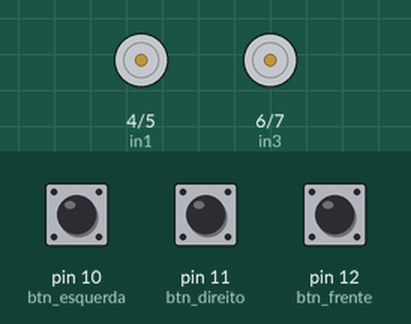
Bench run of a sketch on a simulated Arduino Uno, built with avr-gcc and run on an emulated ATmega328P. On the bench: motor-driver pin pairs drawn as motors (green arrow = first pin HIGH = forward, orange = second pin HIGH = backward, longer = more drive, scaled by the enable pin). The test bench sets the inputs (shaded band); at power-on: pin 10 (btn_esquerda) HIGH, pin 11 (btn_direito) HIGH, pin 12 (btn_frente) HIGH.

Above: at 1.2 s.
1.3 s: pin 10 (btn_esquerda) pulled LOW for 3.2 s
At 1.9 s:
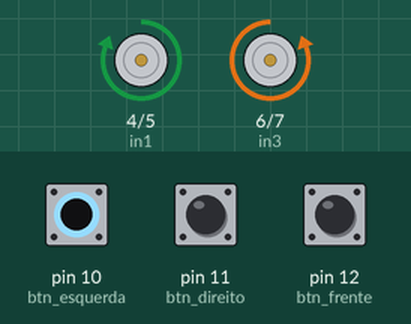
7.5 s: pin 11 (btn_direito) pulled LOW for 0.15 s
At 7.9 s:
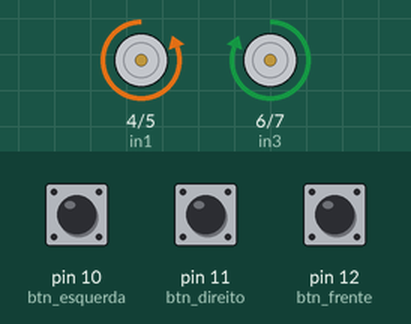
10.6 s: pin 12 (btn_frente) pulled LOW for 0.15 s
At 11.4 s:
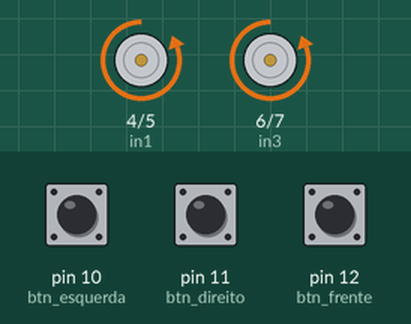
13.7 s: pin 12 (btn_frente) pulled LOW for 1 s
At 17.3 s:
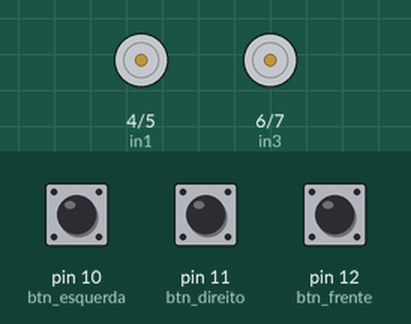
17.7 s: pin 12 (btn_frente) pulled LOW for 3.2 s
At 18.0 s:
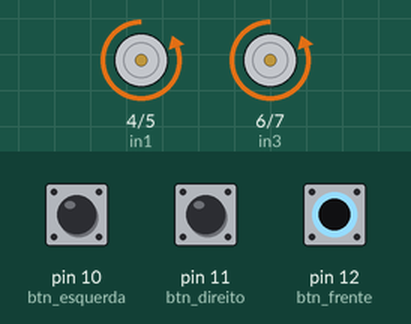
Timing chart, 0 to 24.9 s (numbered marks = the images above; inputs shaded):
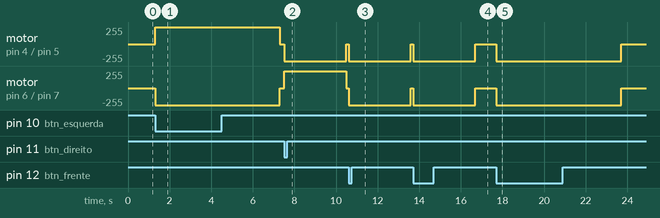

Measured:
- after the input at 1.3 s, motor on pin 4 (in1) / pin 5 (in2): stopped → forward 255/255 at once, → stopped 6.0 s later; motor on pin 6 (in3) / pin 7 (in4): stopped → backward 255/255 at once, → stopped 6.0 s later
- after the input at 7.5 s, motor on pin 4 (in1) / pin 5 (in2): stopped → backward 255/255 at once, → stopped 3.0 s later; motor on pin 6 (in3) / pin 7 (in4): stopped → forward 255/255 at once, → stopped 3.0 s later
- after the input at 10.6 s, motor on pin 4 (in1) / pin 5 (in2), motor on pin 6 (in3) / pin 7 (in4): stopped → backward 255/255 at once, → stopped 3.0 s later
- after the input at 13.7 s, motor on pin 4 (in1) / pin 5 (in2), motor on pin 6 (in3) / pin 7 (in4): stopped → backward 255/255 at once, → stopped 3.0 s later
- after the input at 17.7 s, motor on pin 4 (in1) / pin 5 (in2), motor on pin 6 (in3) / pin 7 (in4): stopped → backward 255/255 at once, → stopped 6.0 s later

The sketch:

Aula005.ino
```cpp
#define in1 4
#define in2 5
#define in3 6
#define in4 7
#define ENA 8
#define ENB 9
#define btn_frente    12
#define btn_direito   11
#define btn_esquerda  10

void setup() {
  pinMode(in1, OUTPUT);
  pinMode(in2, OUTPUT);
  pinMode(in3, OUTPUT);
  pinMode(in4, OUTPUT);
  pinMode(ENA, OUTPUT);
  pinMode(ENB, OUTPUT);
  pinMode(btn_frente, INPUT_PULLUP);
  pinMode(btn_direito, INPUT_PULLUP);
  pinMode(btn_esquerda, INPUT_PULLUP);
}

void frente(){
  digitalWrite(in1, LOW);
  digitalWrite(in2, HIGH);
  digitalWrite(in3, LOW);
  digitalWrite(in4, HIGH);
}

void direita(){
  digitalWrite(in1, LOW);
  digitalWrite(in2, HIGH);
  digitalWrite(in3, HIGH);
  digitalWrite(in4, LOW);
}

void esquerda(){
  digitalWrite(in1, HIGH);
  digitalWrite(in2, LOW);
  digitalWrite(in3, LOW);
  digitalWrite(in4, HIGH);
}

void parar(){
  digitalWrite(in1, LOW);
  digitalWrite(in2, LOW);
  digitalWrite(in3, LOW);
  digitalWrite(in4, LOW);
}


void loop() {
 analogWrite(ENA, 255);
 analogWrite(ENB, 255);

 int botao_frente = digitalRead(btn_frente);
 int botao_direita = digitalRead(btn_direito);
 int botao_esquerdo = digitalRead(btn_esquerda);

   if(botao_frente == LOW){
    frente();
    delay(3000);
    parar();
   }

   if(botao_direita == LOW){
    direita();
    delay(3000);
    parar();
    }

    if(botao_esquerdo == LOW){
    esquerda();
    delay(3000);
    parar();
    }
}
```
